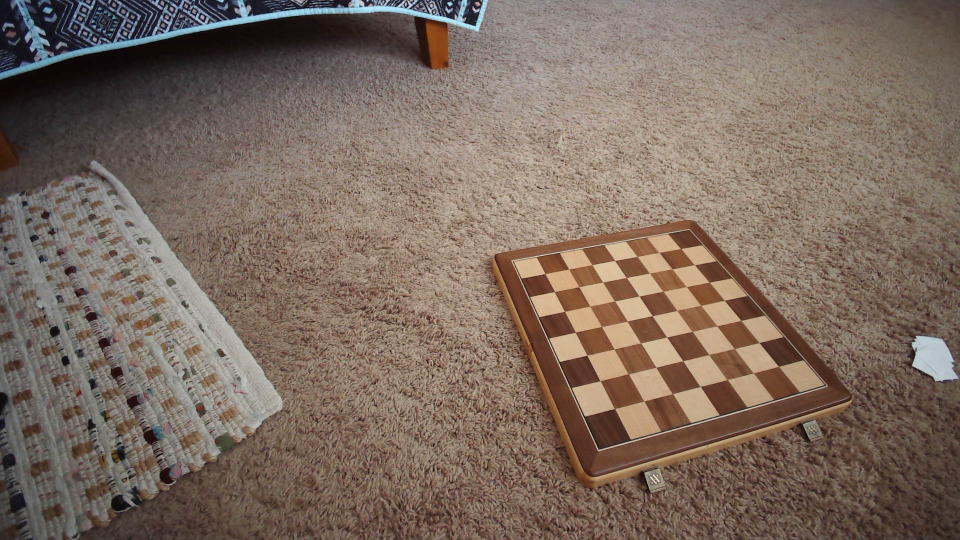
#> input picture CV/debug/cam0_01_small_bgr.png, 960 x 540 px
$ python -i board_aruco.py   (imports and definitions only)
#> lines starting #> are read from the running program, lines starting #| are printed output that depends on the picture
#> further down, picture is the input picture: shape (540, 960, 3); mean B, G, R 95.9, 107.4, 124.1
"""
Board pose via ArUco markers on the rim.

Detection runs on **raw grayscale** and on **CLAHE** output, then merges by marker ID
(keeping the quad with larger perimeter) so borderline cases that only appear in one
path still decode, while duplicate ID hypotheses collapse to one.

Edit ``_clahe`` and ``_aruco_setup`` in the tuning block.

If ``VISION_BOARD_DEBUG_DIR`` is set, saves ``aruco_overlay.png``, ``aruco_gray.png``,
and ``aruco_clahe.png``. Each call prints marker count and ids to stdout.
"""

from __future__ import annotations

import os

import cv2
import numpy as np

# =============================================================================
# ArUco tuning — CLAHE + detector parameters
# =============================================================================


def _clahe(gray: np.ndarray) -> np.ndarray:
    clip_limit = 2.5
    tile_size = (8, 8)
    return cv2.createCLAHE(clip_limit, tile_size).apply(gray)


def _aruco_setup(dictionary: cv2.aruco.Dictionary) -> cv2.aruco.ArucoDetector:
    p = cv2.aruco.DetectorParameters()
    p.detectInvertedMarker = True
    p.minMarkerPerimeterRate = 0.008
    p.minMarkerDistanceRate = 0.05
    p.maxErroneousBitsInBorderRate = 0.5
    p.cornerRefinementMethod = cv2.aruco.CORNER_REFINE_SUBPIX
    # [9 lines of commented-out code are left out]
    r = cv2.aruco.RefineParameters()
    return cv2.aruco.ArucoDetector(dictionary, p, r)


def find_board_corners(bgr: np.ndarray, dict: int) -> np.ndarray | None:
#> called with dict = 0
    gray = cv2.cvtColor(bgr, cv2.COLOR_BGR2GRAY)
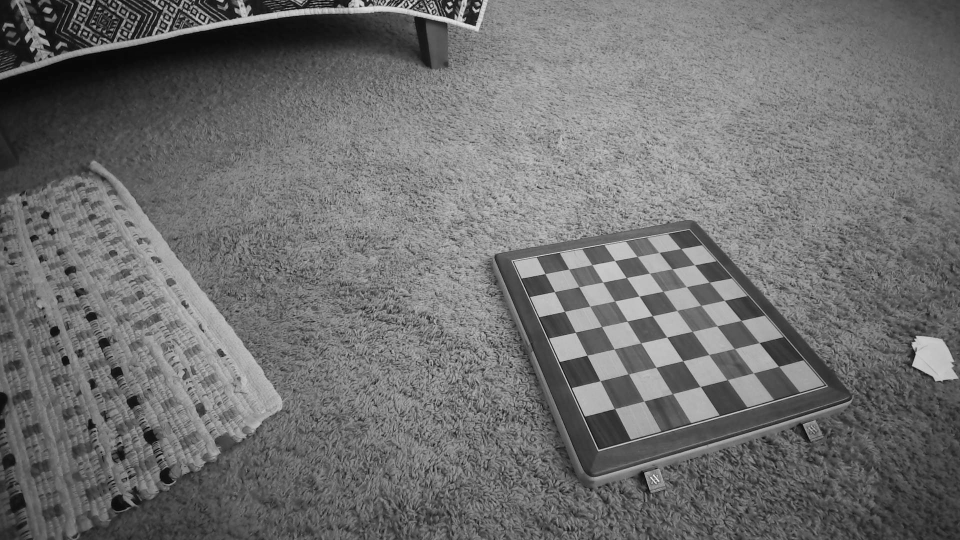
#> gray: shape (540, 960); min 1, max 234, mean 111.1
    equalized = _clahe(gray)
#> in _clahe, `return cv2.createCLAHE(clip_limit, tile_size).apply(gray)`:
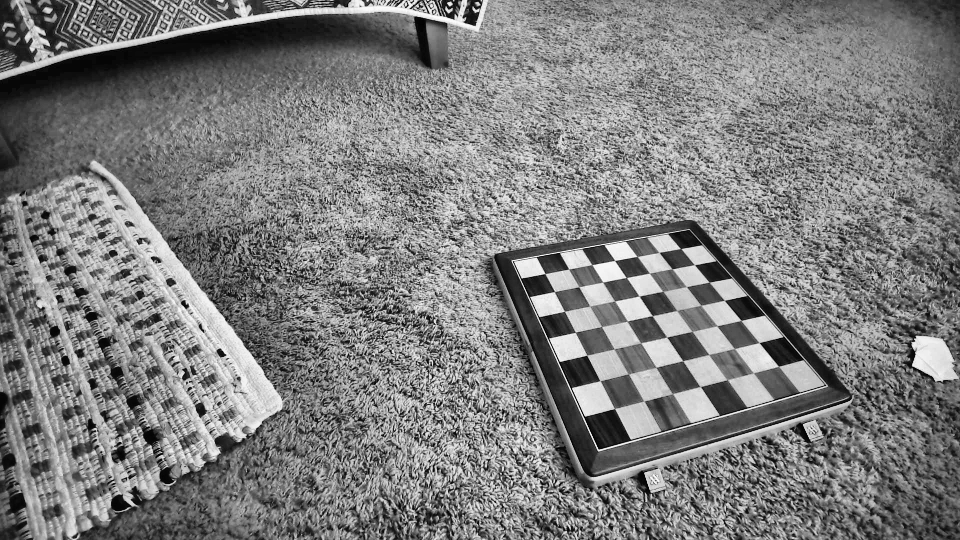
#> returned value: shape (540, 960); min 1, max 254, mean 125.9
    dictionary = cv2.aruco.getPredefinedDictionary(dict)
    detector = _aruco_setup(dictionary)

    corners_list, ids, _ = detector.detectMarkers(equalized)
#> corners_list = ([[255, 95], [255, 100.1], [254, 99], [254, 95]],); ids = [17]

    n = 0 if ids is None else len(ids)
#> n = 1
    id_list = [] if ids is None or n == 0 else ids.flatten().tolist()
#> id_list = [17]
    print(n, id_list)
#| 1 [17]

    debug_dir = os.environ.get("VISION_BOARD_DEBUG_DIR", "").strip()
    if debug_dir:
        os.makedirs(debug_dir, exist_ok=True)
        overlay = bgr.copy()
        if corners_list:
            for marker_corner in corners_list:
                mc = marker_corner.reshape((4, 2))
                (tl, tr, br, bl) = mc
                tl = (int(tl[0]), int(tl[1]))
                tr = (int(tr[0]), int(tr[1]))
                br = (int(br[0]), int(br[1]))
                bl = (int(bl[0]), int(bl[1]))
                cv2.line(overlay, tl, tr, (0, 255, 0), 1)
                cv2.line(overlay, tr, br, (0, 255, 0), 1)
                cv2.line(overlay, br, bl, (0, 255, 0), 1)
                cv2.line(overlay, bl, tl, (0, 255, 0), 1)
                cv2.circle(overlay, tl, 4, (0, 0, 255), -1)

        cv2.imwrite(os.path.join(debug_dir, "aruco_overlay.png"), overlay)
        cv2.imwrite(os.path.join(debug_dir, "aruco_gray.png"), gray)
        cv2.imwrite(os.path.join(debug_dir, "aruco_clahe.png"), equalized)

    return None


def warp_board_square(
    bgr: np.ndarray,
    corners: np.ndarray,
    out_size: int = 800,
) -> np.ndarray:
    """
    Perspective-warp ``bgr`` so the board quad becomes a square ``out_size`` x ``out_size``.
    """
    s = float(out_size)
    dst = np.array([[0, 0], [s, 0], [s, s], [0, s]], dtype=np.float32)
    m = cv2.getPerspectiveTransform(corners, dst)
    return cv2.warpPerspective(bgr, m, (out_size, out_size))


def extract_board(
    bgr: np.ndarray,
    *,
    dict: int = cv2.aruco.DICT_4X4_50,
    out_size: int = 800,
) -> tuple[np.ndarray | None, np.ndarray | None]:
    corners = find_board_corners(bgr, dict)
    if corners is None:
        return None, None
    warped = warp_board_square(bgr, corners, out_size=out_size)
    return warped, corners

>>> import cv2
>>> picture = cv2.imread('../debug/cam0_01_small_bgr.png')
>>> result = extract_board(picture)
